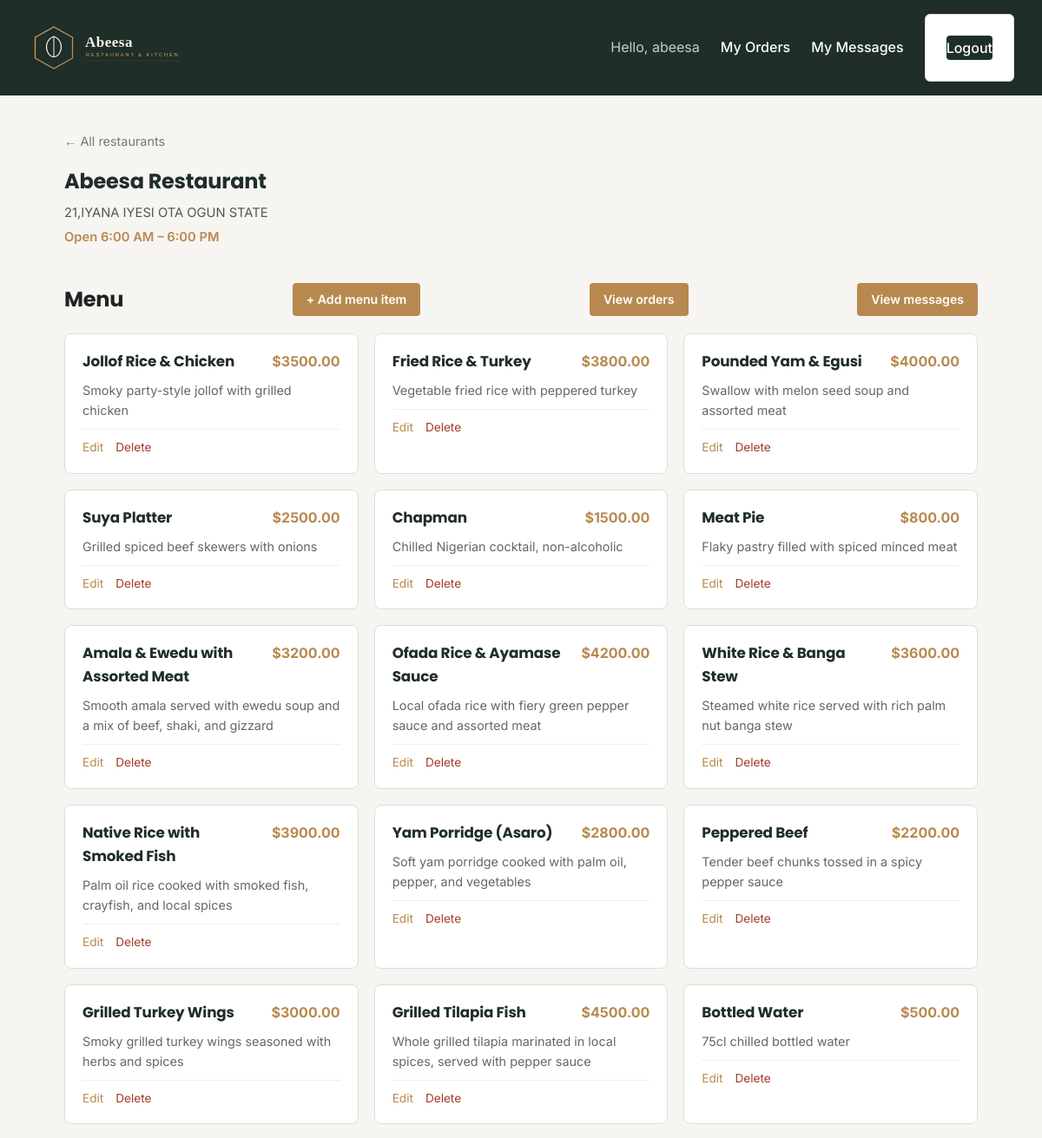
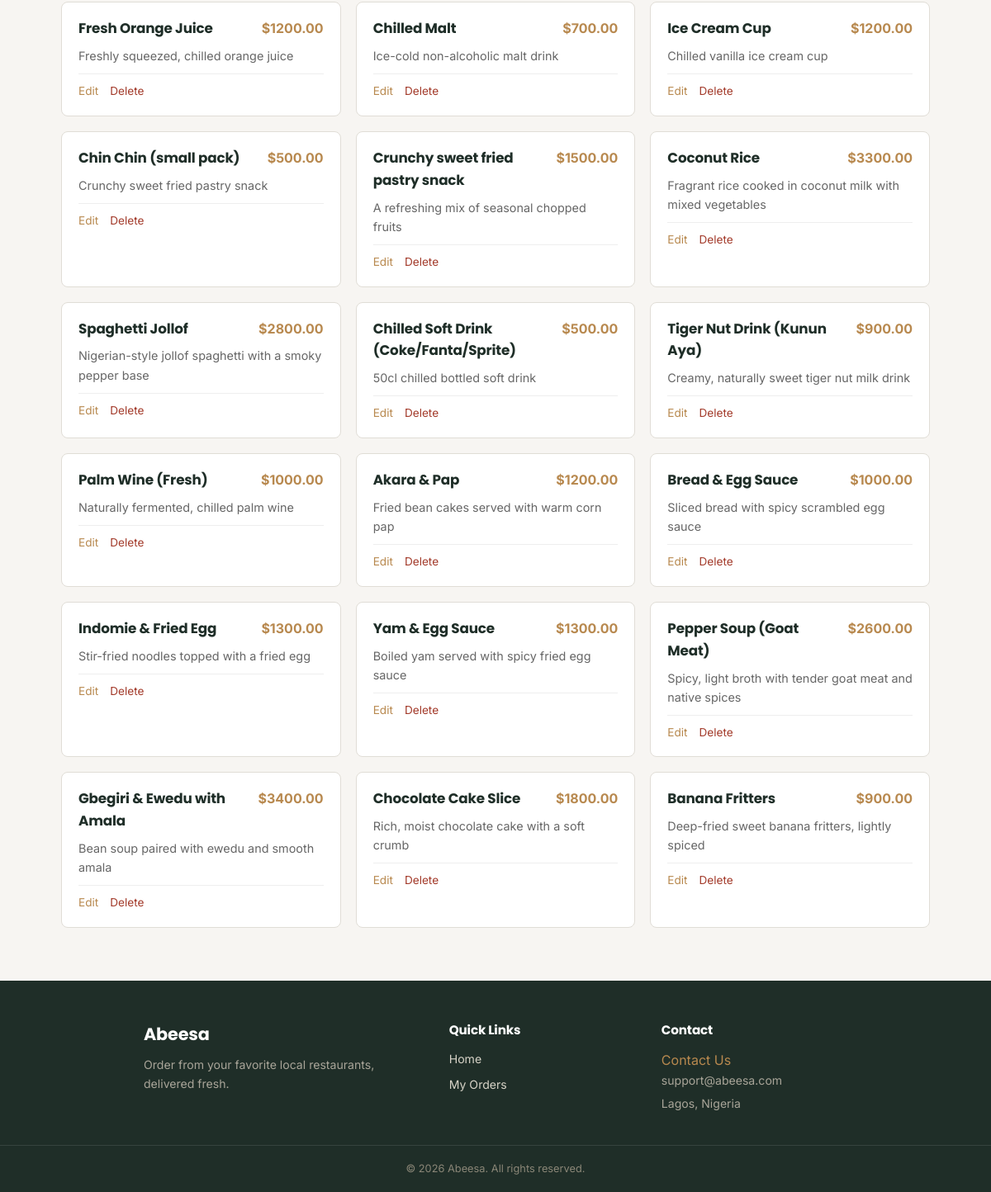
/restaurants/1/ (signed in), run on the app's committed database (2 pictures, top to bottom).
### restaurants/models.py (models this page shows, shortened)
class Restaurant(models.Model):
    name = models.CharField(max_length=100)
    address = models.CharField(max_length=255)
    opening_time = models.TimeField()
    closing_time = models.TimeField()
    owner = models.ForeignKey(User, on_delete=models.CASCADE, related_name='restaurants')
    bank_name = models.CharField(max_length=100, blank=True)
    account_number = models.CharField(max_length=20, blank=True)
    account_name = models.CharField(max_length=100, blank=True)

class MenuItem(models.Model):
    restaurant = models.ForeignKey(Restaurant, on_delete=models.CASCADE, related_name='menu_items')
    name = models.CharField(max_length=100)
    description = models.TextField(blank=True)
    price = models.DecimalField(max_digits=6, decimal_places=2)
    image = models.ImageField(upload_to='menu_items/', blank=True, null=True)
    is_available = models.BooleanField(default=True)

### restaurants/views.py (the view)
# urls.py: path('restaurants/<int:pk>/', views.restaurant_detail, name='restaurant_detail'),
def restaurant_detail(request, pk):
    restaurant = get_object_or_404(Restaurant, pk=pk)
    menu_items = restaurant.menu_items.all()
    is_owner = request.user.is_authenticated and restaurant.owner == request.user
    return render(request, 'restaurants/restaurant_detail.html', {
        'restaurant': restaurant,
        'menu_items': menu_items,
        'is_owner': is_owner,
    })

### templates/restaurants/restaurant_detail.html (shortened to what this page needs)
{% extends "base.html" %}
{% block content %}
  <section class="restaurant-header">
    <a href="{% url 'restaurant_list' %}" class="back-link">&larr; All restaurants</a>
    <h1>{{ restaurant.name }}</h1>
    <p class="restaurant-address">{{ restaurant.address }}</p>
    <p class="restaurant-hours">Open {{ restaurant.opening_time|time:"g:i A" }} – {{ restaurant.closing_time|time:"g:i A" }}</p>
  </section>
  <section class="menu-section">
    <div class="menu-section-head">
      <h2>Menu</h2>
      {% if is_owner %}
        <a href="{% url 'menu_item_create' restaurant.pk %}" class="btn-add">+ Add menu item</a>
        <a href="{% url 'restaurant_orders' restaurant.pk %}" class="btn-add">View orders</a>
        <a href="{% url 'restaurant_messages' restaurant.pk %}" class="btn-add">View messages</a>
      {% endif %}
    </div>
    {% if menu_items %}
      <div class="menu-grid">
        {% for item in menu_items %}
        <div class="menu-card {% if not item.is_available %}menu-card-unavailable{% endif %}">
          <div class="menu-card-top">
            <h3>{{ item.name }}</h3>
            <span class="menu-price">${{ item.price }}</span>
          </div>
          {% if item.description %}<p class="menu-desc">{{ item.description }}</p>{% endif %}
          {% if is_owner %}
          <div class="menu-card-actions">
            <a href="{% url 'menu_item_update' item.pk %}">Edit</a>
            <a href="{% url 'menu_item_delete' item.pk %}" class="link-danger">Delete</a>
          </div>
          {% endif %}
        </div>
        {% endfor %}
      </div>
    {% else %}
      <p class="empty-message">No menu items yet.</p>
    {% endif %}
  </section>
{% endblock %}

### templates/base.html (shortened to what this page needs)
<!DOCTYPE html>
<html lang="en">
<head>
  {% load static %}
  <link rel="stylesheet" href="{% static 'css/main.css' %}?v=3">
</head>
<body>
  <nav>
    <a href="{% url 'restaurant_list' %}" class="brand-link">
      <img src="{% static 'images/logo.svg' %}" alt="Abeesa" class="brand-logo">
    </a>
    <div class="nav-links" id="navLinks">
      {% if request.user.is_authenticated %}
        <span>Hello, {{ request.user.username }}</span>
        <a href="{% url 'my_orders' %}">My Orders</a>
        <a href="{% url 'my_messages' %}">My Messages</a>
        <form method="post" action="{% url 'logout' %}" class="logout-form">
          <button type="submit" class="logout-btn">Logout</button>
        </form>
      {% else %}
        <a href="{% url 'login' %}">Login</a>
        <a href="{% url 'register' %}">Register</a>
      {% endif %}
    </div>
  </nav>
  <main>
    {% block content %}{% endblock %}
  </main>
  <footer class="site-footer">
    <div class="footer-content">
      <div class="footer-brand">
        <h3>Abeesa</h3>
        <p>Order from your favorite local restaurants, delivered fresh.</p>
      </div>
      <div class="footer-links">
        <h4>Quick Links</h4>
        <a href="{% url 'restaurant_list' %}">Home</a>
        {% if request.user.is_authenticated %}
          <a href="{% url 'my_orders' %}">My Orders</a>
        {% else %}
          <a href="{% url 'login' %}">Login</a>
          <a href="{% url 'register' %}">Register</a>
        {% endif %}
      </div>
      <div class="footer-contact">
        <h4>Contact</h4>
        <a href="{% url 'contact' %}">Contact Us</a>
        <p>support@abeesa.com</p>
        <p>Lagos, Nigeria</p>
      </div>
    </div>
    <div class="footer-bottom">
      <p>&copy; {% now "Y" %} Abeesa. All rights reserved.</p>
    </div>
  </footer>
</body>
</html>

### static/css/main.css (style rules this page uses)
* { box-sizing: border-box; margin: 0; padding: 0; }
body { font-family: 'Inter', 'Segoe UI', Arial, sans-serif; background-color: #f7f5f2; color: #222; line-height: 1.6; }
h1, h2, h3, h4 { font-family: 'Poppins', 'Segoe UI', Arial, sans-serif; letter-spacing: -0.01em; }
a { text-decoration: none; color: #b8894f; }
nav { background-color: #1f2e28; color: #fff; padding: 16px 32px; display: flex; align-items: center; justify-content: space-between; gap: 24px; position: relative; }
.brand-link { color: #fff; font-family: 'Poppins', 'Segoe UI', Arial, sans-serif; font-weight: 700; font-size: 1.2rem; }
.nav-links { display: flex; align-items: center; gap: 24px; }
.nav-links a { color: #fff; font-weight: 500; }
.nav-links span { color: #ccc; }
main { max-width: 900px; margin: 40px auto; padding: 0 24px; }
h1 { margin-bottom: 24px; color: #1f2e28; }
form { background: #fff; border: 1px solid #e0ddd6; border-radius: 6px; padding: 24px; max-width: 400px; }
form button { background-color: #b8894f; color: #fff; border: none; padding: 10px 20px; border-radius: 4px; cursor: pointer; font-weight: 600; }
.restaurant-address { color: #555; font-size: 0.92rem; margin-bottom: 4px; }
.restaurant-hours { color: #b8894f; font-size: 0.88rem; font-weight: 600; }
.restaurant-header { margin-bottom: 40px; }
.back-link { display: inline-block; margin-bottom: 16px; font-size: 0.9rem; color: #777; }
.restaurant-header h1 { margin-bottom: 6px; }
.restaurant-header .restaurant-address { color: #555; margin-bottom: 4px; }
.restaurant-header .restaurant-hours { color: #b8894f; font-weight: 600; font-size: 0.92rem; }
.menu-section-head { display: flex; align-items: center; justify-content: space-between; margin-bottom: 20px; }
.btn-add { background-color: #b8894f; color: #fff; padding: 8px 16px; border-radius: 4px; font-size: 0.88rem; font-weight: 600; }
.menu-grid { display: grid; grid-template-columns: repeat(auto-fill, minmax(260px, 1fr)); gap: 18px; }
.menu-card { background: #fff; border: 1px solid #e0ddd6; border-radius: 8px; padding: 18px 20px; }
.menu-card-top { display: flex; justify-content: space-between; align-items: baseline; gap: 12px; margin-bottom: 8px; }
.menu-card-top h3 { color: #1f2e28; font-size: 1.05rem; }
.menu-price { color: #b8894f; font-weight: 700; white-space: nowrap; }
.menu-desc { color: #666; font-size: 0.9rem; margin-bottom: 10px; }
.menu-card-actions { display: flex; gap: 14px; margin-top: 10px; padding-top: 10px; border-top: 1px solid #eee; font-size: 0.85rem; }
.link-danger { color: #a33b2b; }
.logout-form { display: inline; }
.logout-btn { background-color: #1f2e28 !important; border: none !important; color: #fff !important; font-weight: 500 !important; font-size: 1rem !important; font-family: inherit !important; cursor: pointer !important; padding: 4px 0 !important; }
.site-footer { background-color: #1f2e28; color: #d8d4c8; margin-top: 64px; }
.footer-content { max-width: 900px; margin: 0 auto; padding: 48px 24px 32px; display: grid; grid-template-columns: 1.5fr 1fr 1fr; gap: 32px; }
.footer-brand h3 { color: #fff; font-size: 1.3rem; margin-bottom: 10px; }
.footer-brand p { color: #a9a599; font-size: 0.88rem; line-height: 1.6; }
.footer-links h4, .footer-contact h4 { color: #fff; font-size: 0.95rem; margin-bottom: 12px; }
.footer-links a { display: block; color: #d8d4c8; font-size: 0.88rem; margin-bottom: 8px; }
.footer-contact p { color: #a9a599; font-size: 0.88rem; margin-bottom: 6px; }
.footer-bottom { border-top: 1px solid rgba(255, 255, 255, 0.1); text-align: center; padding: 18px 24px; }
.footer-bottom p { color: #8a8677; font-size: 0.8rem; }
@media (min-width: 1200px) { main { max-width: 1100px; } }
.brand-link { display: flex; align-items: center; gap: 10px; }
.brand-logo { height: 60px; width: auto; }

### data on the page
Restaurant: name "Abeesa Restaurant", address "21,IYANA IYESI OTA OGUN STATE", opening_time "6:00 AM", closing_time "6:00 PM"
MenuItem: name "Jollof Rice & Chicken", price "3500.00", description "Smoky party-style jollof with grilled chicken"
MenuItem: name "Fried Rice & Turkey", price "3800.00", description "Vegetable fried rice with peppered turkey"
MenuItem: name "Pounded Yam & Egusi", price "4000.00", description "Swallow with melon seed soup and assorted meat"
MenuItem: name "Suya Platter", price "2500.00", description "Grilled spiced beef skewers with onions"
MenuItem: name "Chapman", price "1500.00", description "Chilled Nigerian cocktail, non-alcoholic"
MenuItem: name "Meat Pie", price "800.00", description "Flaky pastry filled with spiced minced meat"
MenuItem: name "Amala & Ewedu with Assorted Meat", price "3200.00", description "Smooth amala served with ewedu soup and a mix of beef, shaki, and gizzard"
MenuItem: name "Ofada Rice & Ayamase Sauce", price "4200.00", description "Local ofada rice with fiery green pepper sauce and assorted meat"
MenuItem: name "White Rice & Banga Stew", price "3600.00", description "Steamed white rice served with rich palm nut banga stew"
MenuItem: name "Native Rice with Smoked Fish", price "3900.00", description "Palm oil rice cooked with smoked fish, crayfish, and local spices"
MenuItem: name "Yam Porridge (Asaro)", price "2800.00", description "Soft yam porridge cooked with palm oil, pepper, and vegetables"
MenuItem: name "Peppered Beef", price "2200.00", description "Tender beef chunks tossed in a spicy pepper sauce"
MenuItem: name "Grilled Turkey Wings", price "3000.00", description "Smoky grilled turkey wings seasoned with herbs and spices"
MenuItem: name "Grilled Tilapia Fish", price "4500.00", description "Whole grilled tilapia marinated in local spices, served with pepper sauce"
MenuItem: name "Bottled Water", price "500.00", description "75cl chilled bottled water"
MenuItem: name "Fresh Orange Juice", price "1200.00", description "Freshly squeezed, chilled orange juice"
MenuItem: name "Chilled Malt", price "700.00", description "Ice-cold non-alcoholic malt drink"
MenuItem: name "Ice Cream Cup", price "1200.00", description "Chilled vanilla ice cream cup"
MenuItem: name "Chin Chin (small pack)", price "500.00", description "Crunchy sweet fried pastry snack"
MenuItem: name "Crunchy sweet fried pastry snack", price "1500.00", description "A refreshing mix of seasonal chopped fruits"
MenuItem: name "Coconut Rice", price "3300.00", description "Fragrant rice cooked in coconut milk with mixed vegetables"
MenuItem: name "Spaghetti Jollof", price "2800.00", description "Nigerian-style jollof spaghetti with a smoky pepper base"
MenuItem: name "Chilled Soft Drink (Coke/Fanta/Sprite)", price "500.00", description "50cl chilled bottled soft drink"
MenuItem: name "Tiger Nut Drink (Kunun Aya)", price "900.00", description "Creamy, naturally sweet tiger nut milk drink"
MenuItem: name "Palm Wine (Fresh)", price "1000.00", description "Naturally fermented, chilled palm wine"
MenuItem: name "Akara & Pap", price "1200.00", description "Fried bean cakes served with warm corn pap"
MenuItem: name "Bread & Egg Sauce", price "1000.00", description "Sliced bread with spicy scrambled egg sauce"
MenuItem: name "Indomie & Fried Egg", price "1300.00", description "Stir-fried noodles topped with a fried egg"
MenuItem: name "Yam & Egg Sauce", price "1300.00", description "Boiled yam served with spicy fried egg sauce"
MenuItem: name "Pepper Soup (Goat Meat)", price "2600.00", description "Spicy, light broth with tender goat meat and native spices"
MenuItem: name "Gbegiri & Ewedu with Amala", price "3400.00", description "Bean soup paired with ewedu and smooth amala"
MenuItem: name "Chocolate Cake Slice", price "1800.00", description "Rich, moist chocolate cake with a soft crumb"
MenuItem: name "Banana Fritters", price "900.00", description "Deep-fried sweet banana fritters, lightly spiced"

### other printed values
{{ request.user.username }} "abeesa"
